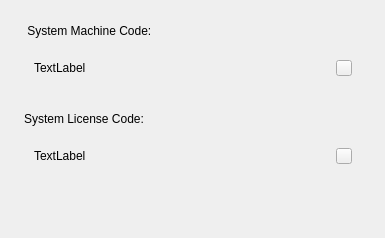
<?xml version="1.0" encoding="UTF-8"?>
<ui version="4.0">
 <class>LicenseInfoWidget</class>
 <widget class="QWidget" name="LicenseInfoWidget">
  <property name="geometry">
   <rect>
    <x>0</x>
    <y>0</y>
    <width>390</width>
    <height>277</height>
   </rect>
  </property>
  <property name="minimumSize">
   <size>
    <width>390</width>
    <height>277</height>
   </size>
  </property>
  <property name="windowTitle">
   <string>Form</string>
  </property>
  <layout class="QGridLayout" name="gridLayout">
   <property name="sizeConstraint">
    <enum>QLayout::SetFixedSize</enum>
   </property>
   <property name="leftMargin">
    <number>24</number>
   </property>
   <property name="topMargin">
    <number>24</number>
   </property>
   <property name="rightMargin">
    <number>0</number>
   </property>
   <property name="bottomMargin">
    <number>0</number>
   </property>
   <property name="horizontalSpacing">
    <number>0</number>
   </property>
   <property name="verticalSpacing">
    <number>24</number>
   </property>
   <item row="0" column="0">
    <layout class="QVBoxLayout" name="verticalLayout">
     <property name="spacing">
      <number>10</number>
     </property>
     <item>
      <widget class="QLabel" name="label_sys_mc">
       <property name="text">
        <string> System Machine Code:</string>
       </property>
      </widget>
     </item>
     <item>
      <widget class="QWidget" name="widget_mc" native="true">
       <property name="minimumSize">
        <size>
         <width>338</width>
         <height>40</height>
        </size>
       </property>
       <layout class="QHBoxLayout" name="horizontalLayout">
        <property name="spacing">
         <number>0</number>
        </property>
        <property name="leftMargin">
         <number>10</number>
        </property>
        <property name="topMargin">
         <number>0</number>
        </property>
        <property name="rightMargin">
         <number>10</number>
        </property>
        <property name="bottomMargin">
         <number>0</number>
        </property>
        <item>
         <widget class="QLabel" name="label_mc">
          <property name="text">
           <string>TextLabel</string>
          </property>
         </widget>
        </item>
        <item>
         <spacer name="horizontalSpacer">
          <property name="orientation">
           <enum>Qt::Horizontal</enum>
          </property>
          <property name="sizeHint" stdset="0">
           <size>
            <width>40</width>
            <height>20</height>
           </size>
          </property>
         </spacer>
        </item>
        <item>
         <widget class="QPushButton" name="btn_qrcode_mc">
          <property name="minimumSize">
           <size>
            <width>16</width>
            <height>16</height>
           </size>
          </property>
          <property name="maximumSize">
           <size>
            <width>16</width>
            <height>16</height>
           </size>
          </property>
          <property name="styleSheet">
           <string notr="true">border-image:url(:/images/qrcode.svg)</string>
          </property>
          <property name="text">
           <string/>
          </property>
         </widget>
        </item>
       </layout>
      </widget>
     </item>
    </layout>
   </item>
   <item row="0" column="1">
    <spacer name="horizontalSpacer_4">
     <property name="orientation">
      <enum>Qt::Horizontal</enum>
     </property>
     <property name="sizeHint" stdset="0">
      <size>
       <width>23</width>
       <height>20</height>
      </size>
     </property>
    </spacer>
   </item>
   <item row="1" column="0">
    <layout class="QVBoxLayout" name="verticalLayout_2">
     <property name="spacing">
      <number>10</number>
     </property>
     <item>
      <widget class="QLabel" name="label_sys_lc">
       <property name="text">
        <string>System License Code:</string>
       </property>
      </widget>
     </item>
     <item>
      <widget class="QWidget" name="widget_lc" native="true">
       <property name="minimumSize">
        <size>
         <width>338</width>
         <height>40</height>
        </size>
       </property>
       <property name="maximumSize">
        <size>
         <width>16777215</width>
         <height>40</height>
        </size>
       </property>
       <layout class="QHBoxLayout" name="horizontalLayout_2">
        <property name="spacing">
         <number>0</number>
        </property>
        <property name="leftMargin">
         <number>10</number>
        </property>
        <property name="topMargin">
         <number>0</number>
        </property>
        <property name="rightMargin">
         <number>10</number>
        </property>
        <property name="bottomMargin">
         <number>0</number>
        </property>
        <item>
         <widget class="QLabel" name="label_lc">
          <property name="text">
           <string>TextLabel</string>
          </property>
         </widget>
        </item>
        <item>
         <spacer name="horizontalSpacer_2">
          <property name="orientation">
           <enum>Qt::Horizontal</enum>
          </property>
          <property name="sizeHint" stdset="0">
           <size>
            <width>40</width>
            <height>20</height>
           </size>
          </property>
         </spacer>
        </item>
        <item>
         <widget class="QPushButton" name="btn_qrcode_lc">
          <property name="minimumSize">
           <size>
            <width>16</width>
            <height>16</height>
           </size>
          </property>
          <property name="maximumSize">
           <size>
            <width>16</width>
            <height>16</height>
           </size>
          </property>
          <property name="styleSheet">
           <string notr="true">border-image:url(:/images/qrcode.svg)</string>
          </property>
          <property name="text">
           <string/>
          </property>
         </widget>
        </item>
       </layout>
      </widget>
     </item>
    </layout>
   </item>
   <item row="1" column="1">
    <spacer name="horizontalSpacer_3">
     <property name="orientation">
      <enum>Qt::Horizontal</enum>
     </property>
     <property name="sizeHint" stdset="0">
      <size>
       <width>23</width>
       <height>20</height>
      </size>
     </property>
    </spacer>
   </item>
   <item row="2" column="0">
    <spacer name="verticalSpacer">
     <property name="orientation">
      <enum>Qt::Vertical</enum>
     </property>
     <property name="sizeHint" stdset="0">
      <size>
       <width>20</width>
       <height>62</height>
      </size>
     </property>
    </spacer>
   </item>
  </layout>
 </widget>
 <resources/>
 <connections/>
</ui>
